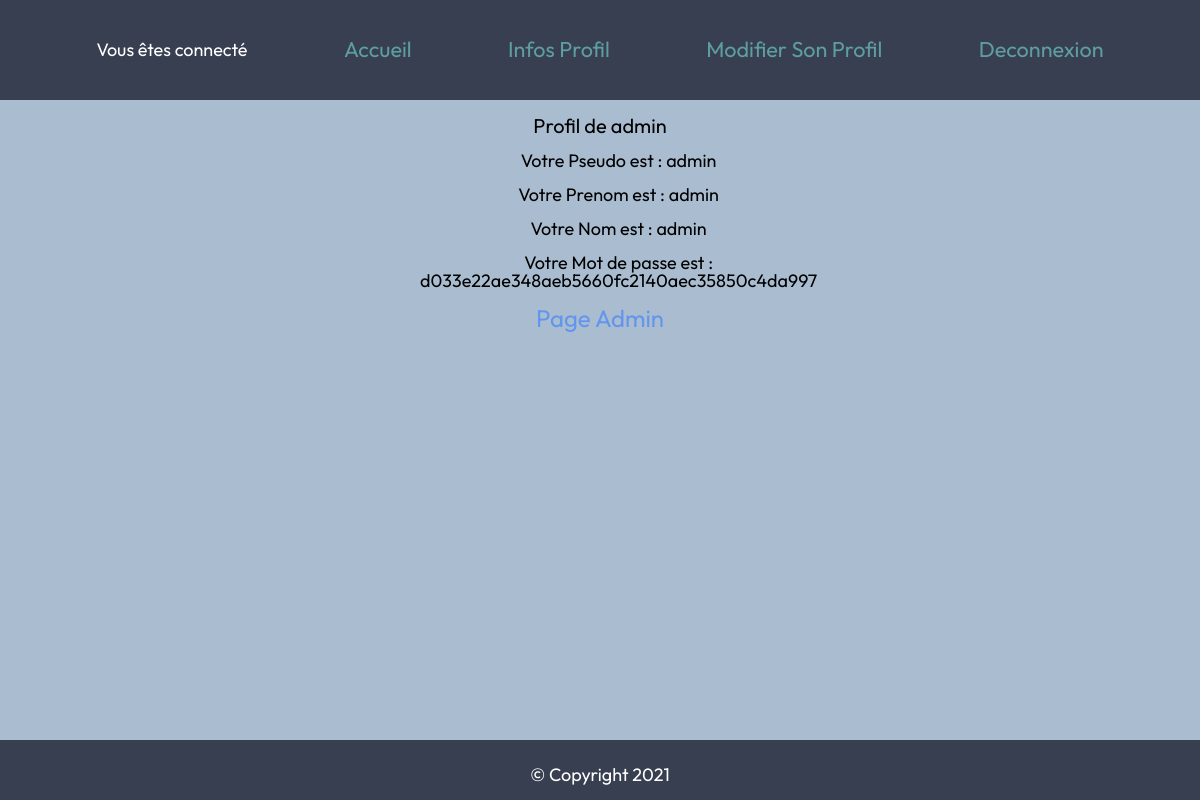
/infosprofil.php (signed in), run on the app's committed database.
### tables this page shows
CREATE TABLE IF NOT EXISTS `utilisateurs` (
  `id` int NOT NULL AUTO_INCREMENT,
  `login` varchar(255) NOT NULL,
  `prenom` varchar(255) NOT NULL,
  `nom` varchar(255) NOT NULL,
  `password` varchar(255) NOT NULL,
  PRIMARY KEY (`id`)
);

### infosprofil.php (the view, shortened to what this page needs)
<?php
$bdd = new PDO('mysql:host=localhost;dbname=moduleconnexion', 'root', '');
if (isset($_SESSION['id'])) {
	$id = intval($_SESSION['id']);
	$requser = $bdd->prepare('SELECT * FROM utilisateurs WHERE id = :id');
	$requser->execute(['id' => $id]);
	$userinfo = $requser->fetch();
} else {
	header('Location: connexion.php');
}
?>
<!DOCTYPE html>
<html lang="en">
<head>
	<link rel="stylesheet" href="/module-connexion/CSS/style.css" />
</head>
<body>
	<header>
		<?php
		include 'header.php'
		?>
	</header>
	<div align="center">
		<br />
		<h1>Profil de <?= $userinfo['login']; ?></h1>
		<form class="form">
			<fieldset class="field">
				<br />
				<p class="text">Votre Pseudo est : <?= $userinfo['login'] ?></p>
				<br />
				<p class="text">Votre Prenom est : <?= $userinfo['prenom'] ?></p>
				<br />
				<p class="text">Votre Nom est : <?= $userinfo['nom'] ?></p>
				<br />
				<p class="text">Votre Mot de passe est : <?= $userinfo['password'] ?></p>
				<br />
			</fieldset>
		</form>
		<?php
		if ($_SESSION['login'] == "admin") {
			echo '<a href="admin.php" class="admin">Page Admin</a>';
		}
		?>
	</div>
	<footer>
		<div class="contact">© Copyright 2021 </div>
	</footer>
</body>
</html>

### CSS/style.css (style rules this page uses)
html, body, div, span, applet, object, iframe, h1, h2, h3, h4, h5, h6, p, blockquote, pre, a, abbr, acronym, address, big, cite, code, del, dfn, em, img, ins, kbd, q, s, samp, small, strike, strong, sub, sup, tt, var, b, u, i, center, dl, dt, dd, ol, ul, li, fieldset, form, label, legend, table, caption, tbody, tfoot, thead, tr, th, td, article, aside, canvas, details, embed, figure, figcaption, footer, header, hgroup, menu, nav, output, ruby, section, summary, time, mark, audio, video { margin: 0; padding: 0; border: 0; font-size: 100%; font: inherit; vertical-align: baseline; }
article, aside, details, figcaption, figure, footer, header, hgroup, menu, nav, section { display: block; }
body { line-height: 1; }
* { box-sizing: border-box; }
body { background-color: #A9BCD0; font-family:'Outfit', sans-serif; margin:0; padding:0; height:100%; }
header { background-color: #373F51; font-family:'Outfit', sans-serif; height: 100px; display: flex; align-items: center; justify-content: center; color:white; font-size: large; justify-content: space-evenly }
footer { position: fixed; padding: 10px 10px 0px 10px; font-family: 'Outfit', sans-serif; bottom: 0; width: 100%; height: 60px; background-color:#373F51; display: flex; align-items: center; justify-content: center; }
.contact { font-size: large; color: #fff; }
.form { width: 30%; }
.text { font-size: large; }
.admin { font-family:'Outfit', sans-serif; color: cornflowerblue; cursor: pointer; font-size: 150%; text-decoration: none; }
h1 { font-size: 20px; }

### data on the page
utilisateurs: login "admin", prenom "admin", nom "admin", password "d033e22ae348aeb5660fc2140aec35850c4da997"
